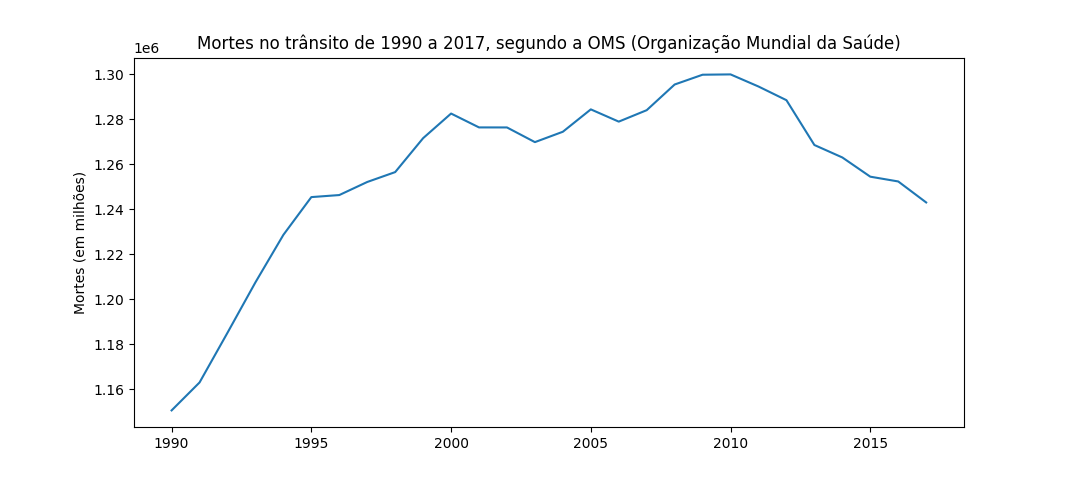

The script that drew this image:
import pandas as pd
from matplotlib import pyplot as plt

#Importando dataset base
file_url = 'https://github.com/josueramalho/visualizacao-da-informacao/raw/master/dataset.csv'
dataset = pd.read_csv(file_url)
dataset = pd.DataFrame(dataset)
#Tratando dataset e selecionando os dados que serão usados
topic = 'Deaths - Road injuries - Sex: Both - Age: All Ages (Number)'
deaths_df = dataset.loc[dataset['Entity'] == 'World', ['Entity','Year', topic]]
numbers = list(pd.Series(deaths_df[topic]))
years = list(pd.Series(deaths_df.Year))
#Criando uma list para tornar mais simples e visualmente amigável o plot
deaths_df = [years, numbers]
# Criando o gráfico
plt.plot(years, numbers)
plt.title('Mortes no trânsito de 1990 a 2017, segundo a OMS (Organização Mundial da Saúde)')
plt.ylabel('Mortes (em milhões)')
# Renderizando
plt.show()
